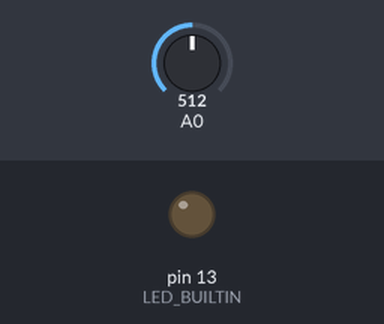
Bench run of a sketch on a simulated Arduino Uno, built with avr-gcc and run on an emulated ATmega328P. On the bench: output pins drawn as LEDs (lit = HIGH). Inputs (shaded band) come from the test bench; at power-on: A0 = 512. What the sketch prints to the serial monitor is not drawn.

Above: at 0.5 s.
At 15.0 s:
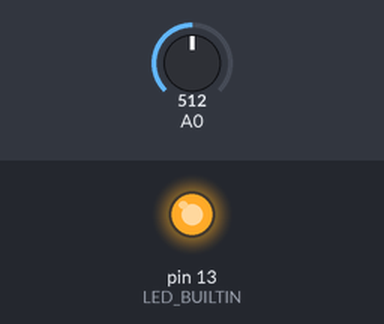
Timing chart, 0 to 28.6 s (numbered marks = the images above):
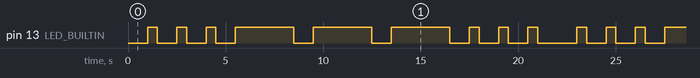

Measured:
- by itself, pin 13 (LED_BUILTIN): repeats every 22.0 s: 2 × (LOW 1.0 s, HIGH 0.50 s), 3 × (LOW 1.0 s, HIGH 3.0 s), 3 × (LOW 1.0 s, HIGH 0.50 s), LOW 2.0 s, HIGH 0.50 s
- by itself, everything shown: repeats every 22.0 s, in 18 steps

The sketch:

Project_1_-_Project_Implemenation.ino
```cpp
  /*
  # Editor     : Lauren
  # Date       : 13.01.2012
  # Version    : 1.0
  # Connect the sensor to the A0(Analog 0) pin on the Arduino board
  # the sensor value description
  # 0  ~300     dry soil
  # 300~700     humid soil
  # 700~950     in water
  */
void setup() {

  Serial.begin(9600); // open serial port, set the baud rate as 9600 bps
  pinMode (LED_BUILTIN, OUTPUT);
}
void loop() {
  int val;
  val = analogRead(0); //connect sensor to Analog 0
  Serial.println(val); //print the value to serial port
  delay(1000);

  if (val > 500) {
    digitalWrite(LED_BUILTIN, HIGH); // turn the LED on (HIGH is the voltage level)
 delay(500); // wait for half a second
 digitalWrite(LED_BUILTIN, LOW); // turn the LED off by making the voltage LOW
 delay(1000); // wait for a second
 digitalWrite(LED_BUILTIN, HIGH); // turn the LED on (HIGH is the voltage level)
 delay(500); // wait for half a second
 digitalWrite(LED_BUILTIN, LOW); // turn the LED off by making the voltage LOW
 delay(1000); // wait for a second
 digitalWrite(LED_BUILTIN, HIGH); // turn the LED on (HIGH is the voltage level)
 delay(500); // wait for half a second
 digitalWrite(LED_BUILTIN, LOW); // turn the LED off by making the voltage LOW
 delay(1000); // wait for a second


 digitalWrite(LED_BUILTIN, HIGH); // turn the LED on (HIGH is the voltage level)
 delay(3000); // wait for half a second
 digitalWrite(LED_BUILTIN, LOW); // turn the LED off by making the voltage LOW
 delay(1000); // wait for a second
 digitalWrite(LED_BUILTIN, HIGH); // turn the LED on (HIGH is the voltage level)
 delay(3000); // wait for half a second
 digitalWrite(LED_BUILTIN, LOW); // turn the LED off by making the voltage LOW
 delay(1000); // wait for a second
 digitalWrite(LED_BUILTIN, HIGH); // turn the LED on (HIGH is the voltage level)
 delay(3000); // wait for half a second
 digitalWrite(LED_BUILTIN, LOW); // turn the LED off by making the voltage LOW
 delay(1000); // wait for a second


 digitalWrite(LED_BUILTIN, HIGH); // turn the LED on (HIGH is the voltage level)
 delay(500); // wait for half a second
 digitalWrite(LED_BUILTIN, LOW); // turn the LED off by making the voltage LOW
 delay(1000); // wait for a second
 digitalWrite(LED_BUILTIN, HIGH); // turn the LED on (HIGH is the voltage level)
 delay(500); // wait for half a second
 digitalWrite(LED_BUILTIN, LOW); // turn the LED off by making the voltage LOW
 delay(1000); // wait for a second
 digitalWrite(LED_BUILTIN, HIGH); // turn the LED on (HIGH is the voltage level)
 delay(500); // wait for half a second
 digitalWrite(LED_BUILTIN, LOW); // turn the LED off by making the voltage LOW
 delay(1000); // wait for a second
    }

//  if (val < 500) digitalWrite(LED_BUILTIN, LOW);
//  delay(1000)
}
```
